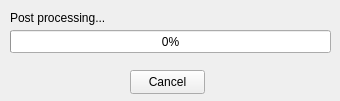
<?xml version="1.0" encoding="UTF-8"?>
<ui version="4.0">
 <class>Widget</class>
 <widget class="QWidget" name="Widget">
  <property name="geometry">
   <rect>
    <x>0</x>
    <y>0</y>
    <width>340</width>
    <height>101</height>
   </rect>
  </property>
  <property name="windowTitle">
   <string>Widget</string>
  </property>
  <widget class="QProgressBar" name="postProcessingPb">
   <property name="geometry">
    <rect>
     <x>10</x>
     <y>30</y>
     <width>321</width>
     <height>23</height>
    </rect>
   </property>
   <property name="value">
    <number>0</number>
   </property>
   <property name="alignment">
    <set>Qt::AlignCenter</set>
   </property>
   <property name="invertedAppearance">
    <bool>false</bool>
   </property>
  </widget>
  <widget class="QPushButton" name="cancelBt">
   <property name="geometry">
    <rect>
     <x>130</x>
     <y>70</y>
     <width>75</width>
     <height>24</height>
    </rect>
   </property>
   <property name="text">
    <string>Cancel</string>
   </property>
  </widget>
  <widget class="QLabel" name="label">
   <property name="geometry">
    <rect>
     <x>10</x>
     <y>10</y>
     <width>111</width>
     <height>16</height>
    </rect>
   </property>
   <property name="text">
    <string>Post processing...</string>
   </property>
  </widget>
 </widget>
 <resources/>
 <connections/>
</ui>
